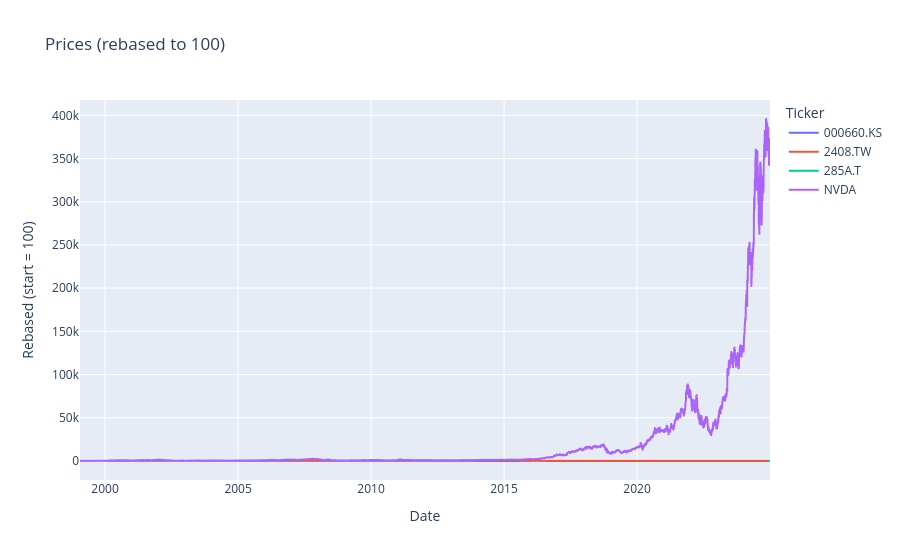

This figure's notebook cell:
### Markdown cell above
## Compare across currencies
Rebase to 100 so US and foreign listings are comparable.

### Code cell
plot_prices(prices, ["NVDA", "000660.KS", "2408.TW", "285A.T"], start, end, normalize=True)

### Figure 1 — Plotly figure (JSON) as saved in the notebook; plotly's stock layout.template omitted (floating-point values rounded to 4 significant figures; data arrays with more than 128 entries replaced by an {"elided": "..."} marker saying what was removed)
{"data": [{"hovertemplate": "Ticker=000660.KS<br>Date=%{x}<br>Rebased (start = 100)=%{y}<extra></extra>", "legendgroup": "000660.KS", "line": {"color": "#636efa", "dash": "solid"}, "marker": {"symbol": "circle"}, "mode": "lines", "name": "000660.KS", "showlegend": true, "type": "scattergl", "x": {"elided": "6261 str values"}, "xaxis": "x", "y": {"elided": "6261 float values"}, "yaxis": "y"}, {"hovertemplate": "Ticker=2408.TW<br>Date=%{x}<br>Rebased (start = 100)=%{y}<extra></extra>", "legendgroup": "2408.TW", "line": {"color": "#EF553B", "dash": "solid"}, "marker": {"symbol": "circle"}, "mode": "lines", "name": "2408.TW", "showlegend": true, "type": "scattergl", "x": {"elided": "6064 str values"}, "xaxis": "x", "y": {"elided": "6064 float values"}, "yaxis": "y"}, {"hovertemplate": "Ticker=285A.T<br>Date=%{x}<br>Rebased (start = 100)=%{y}<extra></extra>", "legendgroup": "285A.T", "line": {"color": "#00cc96", "dash": "solid"}, "marker": {"symbol": "circle"}, "mode": "lines", "name": "285A.T", "showlegend": true, "type": "scattergl", "x": ["2024-12-18", "2024-12-19", "2024-12-20", "2024-12-23", "2024-12-24", "2024-12-25", "2024-12-26", "2024-12-27", "2024-12-30"], "xaxis": "x", "y": [100.0, 107.4, 106.5, 98.69, 97.06, 103.9, 99.31, 102.7, 102.4], "yaxis": "y"}, {"hovertemplate": "Ticker=NVDA<br>Date=%{x}<br>Rebased (start = 100)=%{y}<extra></extra>", "legendgroup": "NVDA", "line": {"color": "#ab63fa", "dash": "solid"}, "marker": {"symbol": "circle"}, "mode": "lines", "name": "NVDA", "showlegend": true, "type": "scattergl", "x": {"elided": "6528 str values"}, "xaxis": "x", "y": {"elided": "6528 float values"}, "yaxis": "y"}], "layout": {"legend": {"title": {"text": "Ticker"}, "tracegroupgap": 0}, "title": {"text": "Prices (rebased to 100)"}, "xaxis": {"anchor": "y", "domain": [0.0, 1.0], "title": {"text": "Date"}}, "yaxis": {"anchor": "x", "domain": [0.0, 1.0], "title": {"text": "Rebased (start = 100)"}}}}
